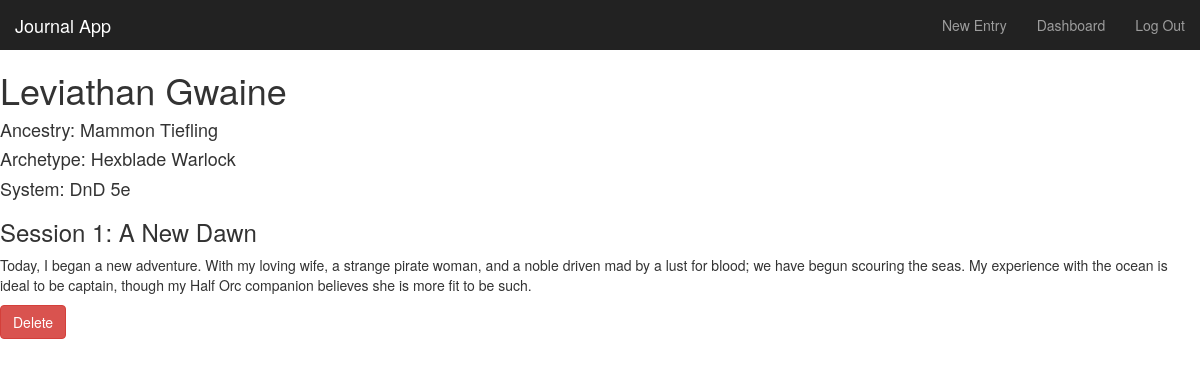
Page /character/1 (signed in) on the committed database.
### app.py (models this page shows)
class Character(db.Model):
    id = db.Column(db.Integer, primary_key=True)
    name = db.Column(db.String(50), nullable=False)
    ancestry = db.Column(db.String(50), nullable=False)
    archetype = db.Column(db.String(50), nullable=False)
    system = db.Column(db.String(50), nullable=False)
    entries = db.relationship('Entry', backref='character', lazy=True)
    user_id = db.Column(db.Integer, db.ForeignKey(User.id))

class Entry(db.Model):
    id = db.Column(db.Integer, primary_key=True)
    title = db.Column(db.String(50), nullable=False)
    entry = db.Column(db.Text(50000), nullable=False)
    character_id = db.Column(db.Integer, db.ForeignKey(Character.id))

### app.py (the view)
@app.route('/character/<id>')
@login_required
def character(id):
    entity = Character.query.filter(Character.id == id and Character.user_id == User.id).first()
    entries = Entry.query.filter(Entry.character_id == Character.id and Character.user_id == User.id)
    return render_template('character.html', entity=entity, entries=entries)

### app.py (called while the page is built)
@login_manager.user_loader
def load_user(user_id):
    return User.query.get(int(user_id))

### templates/character.html (shortened to what this page needs)
{% extends "bootstrap/base.html" %}
{% block styles %}
{{super()}}
<link rel="stylesheet" href="{{url_for('.static', filename='dashboard.css')}}">
{% endblock %}
{% block content %}
    <nav class="navbar navbar-inverse navbar-fixed-top">
      <div class="container-fluid">
        <div class="navbar-header">
          <a class="navbar-brand" href= "{{ url_for('dashboard') }}">Journal App</a>
        </div>
        <div id="navbar" class="navbar-collapse collapse">
          <ul class="nav navbar-nav navbar-right">
            <li><a href="{{ url_for('create_entry', character_id = entity.id) }}">New Entry</a></li>
            <li><a href="{{ url_for('dashboard') }}">Dashboard</a></li>
            <li><a href="{{ url_for('logout') }}">Log Out</a></li>
          </ul>
        </div>
      </div>
    </nav>
    <div class="container-fluid">
      <div class="row">
        <h1>{{ entity.name }}</h1>
          <h4>Ancestry: {{ entity.ancestry }}</h4>
          <h4>Archetype: {{ entity.archetype }}</h4>
          <h4>System: {{ entity.system }}</h4>
          {% for page in entries if page.character_id == entity.id %}
          <h3>{{ page.title }}</h3>
          <p>{{ page.entry }}</p>
          <a class="btn btn-danger" href="{{ url_for('delete_entry', id=page.id) }}">Delete</a>
          {% endfor %}
      </div>
    </div>
{% endblock %}

### static/dashboard.css (style rules this page uses)
body { padding-top: 50px; }
.navbar-fixed-top { border: 0; }

### rows in the picture
Character: name "Leviathan Gwaine", ancestry "Mammon Tiefling", archetype "Hexblade Warlock", system "DnD 5e"
Entry: title "Session 1: A New Dawn", entry "Today, I began a new adventure. With my loving wife, a strange pirate woman, and a noble driven mad by a lust for blood; we have begun scouring the seas. My experience with the ocean is ideal to be captain, though my Half Orc companion believes she is more fit to be such."
